Frame 1 (no input): blank canvas, image omitted
Frame 60 (the mouse pressed at the canvas centre just before this capture): blank canvas, image omitted
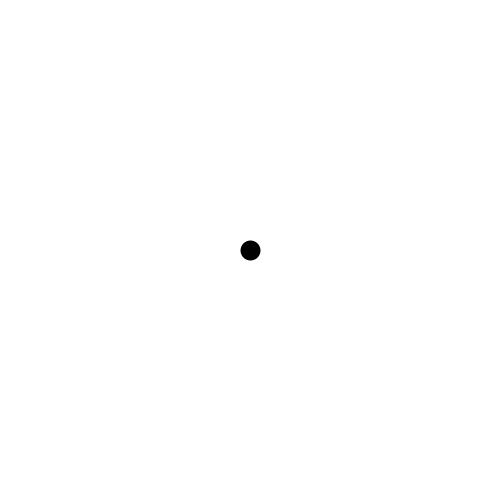
Frame 120 (the mouse held since frame 60 and released just before this capture)

The Processing sketch whose frames 1 and 60 were blank and that drew this single picture after the mouse press (run headless with seeded random() and noise(); from frame 60 on, the mouse is pressed at the canvas centre):

// Processing sketch: processing_52726
// ── processing_52726.pde

   
  void setup() {
    size (500,500);
    background(0);
    strokeWeight(20);
    noCursor();
  frameRate(30);
  }
  void draw() {
  background(255);
  line (mouseX,mouseY,pmouseX,pmouseY);  
  }
